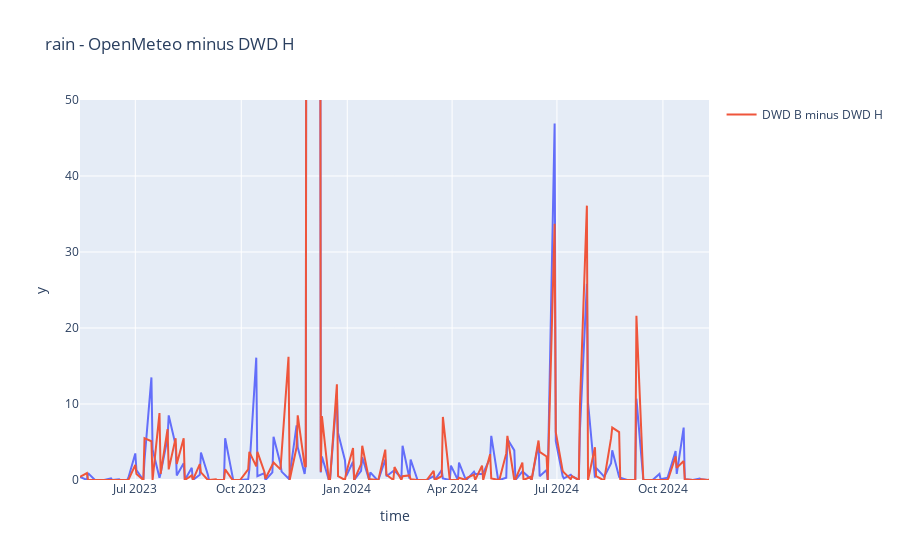
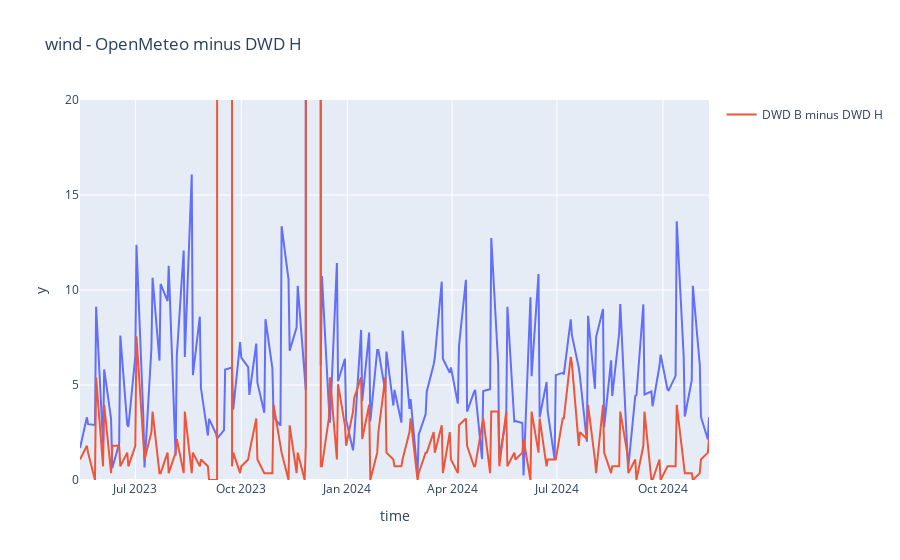
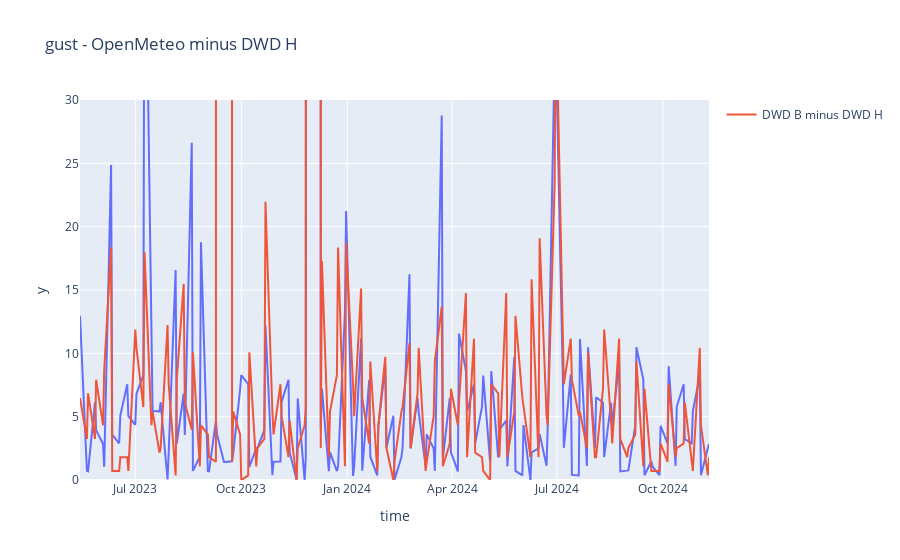
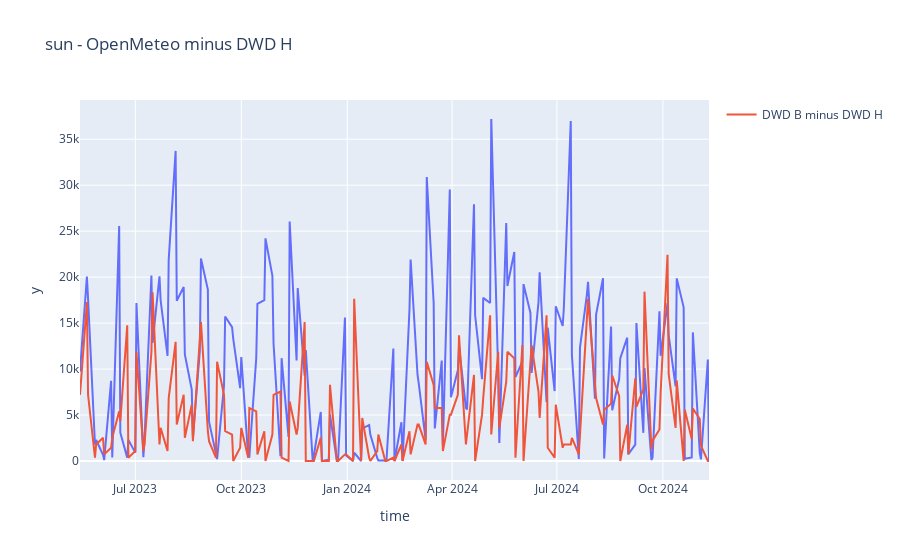

The cell these charts' notebook holds for them, in order:
### Markdown cell above
## Compared measured (DWD) and computed (OpenMeteo) daily data

* Especially the average wind and the sunny hours are systematically OVERESTIMATED by the OpenMeteo data
* For measure data the location Hannover <> Bremen does not seems to be as relevant

### Code cell
import numpy as np
import plotly.express as px

fig = px.line(merged_wetter, x="time", y=np.absolute(merged_wetter["rain"]-merged_wetter["RSK_x"]),title="rain - OpenMeteo minus DWD H")
fig.add_scatter(x=merged_wetter['time'], y=np.absolute(merged_wetter['RSK_y']-merged_wetter["RSK_x"]), name='DWD B minus DWD H')
fig.update_layout(yaxis_range=[0,50])
fig.show()

fig = px.line(merged_wetter, x="time", y=np.absolute(merged_wetter["wind"]-merged_wetter["dwd_wind"]),title="wind - OpenMeteo minus DWD H")
fig.add_scatter(x=merged_wetter['time'], y=np.absolute(merged_wetter['dwd_windB']-merged_wetter["dwd_wind"]), name='DWD B minus DWD H')
fig.update_layout(yaxis_range=[0,20])
fig.show()

fig = px.line(merged_wetter, x="time", y=np.absolute(merged_wetter["gust"]-merged_wetter["dwd_gust"]),title="gust - OpenMeteo minus DWD H")
fig.add_scatter(x=merged_wetter['time'], y=np.absolute(merged_wetter['dwd_gustB']-merged_wetter["dwd_gust"]), name='DWD B minus DWD H')
fig.update_layout(yaxis_range=[0,30])
fig.show()


fig = px.line(merged_wetter, x="time", y=np.absolute(merged_wetter["sun"]-merged_wetter["dwd_sun"]),title="sun - OpenMeteo minus DWD H")
fig.add_scatter(x=merged_wetter['time'], y=np.absolute(merged_wetter['dwd_sunB']-merged_wetter["dwd_sun"]), name='DWD B minus DWD H')
#fig.update_layout(yaxis_range=[-30,30])
fig.show()

### Figure 1 — Plotly figure (JSON) as saved in the notebook; plotly's stock layout.template omitted (floating-point values rounded to 4 significant figures; data arrays with more than 128 entries replaced by an {"elided": "..."} marker saying what was removed)
{"data": [{"hovertemplate": "time=%{x}<br>y=%{y}<extra></extra>", "legendgroup": "", "line": {"color": "#636efa", "dash": "solid"}, "marker": {"symbol": "circle"}, "mode": "lines", "name": "", "orientation": "v", "showlegend": false, "type": "scatter", "x": {"elided": "157 str values"}, "xaxis": "x", "y": {"elided": "157 float values"}, "yaxis": "y"}, {"name": "DWD B minus DWD H", "type": "scatter", "x": {"elided": "157 str values"}, "y": {"elided": "157 float values"}}], "layout": {"legend": {"tracegroupgap": 0}, "title": {"text": "rain - OpenMeteo minus DWD H"}, "xaxis": {"anchor": "y", "domain": [0, 1], "title": {"text": "time"}}, "yaxis": {"anchor": "x", "domain": [0, 1], "range": [0, 50], "title": {"text": "y"}}}}

### Figure 2 — Plotly figure (JSON) as saved in the notebook; plotly's stock layout.template omitted (floating-point values rounded to 4 significant figures; data arrays with more than 128 entries replaced by an {"elided": "..."} marker saying what was removed)
{"data": [{"hovertemplate": "time=%{x}<br>y=%{y}<extra></extra>", "legendgroup": "", "line": {"color": "#636efa", "dash": "solid"}, "marker": {"symbol": "circle"}, "mode": "lines", "name": "", "orientation": "v", "showlegend": false, "type": "scatter", "x": {"elided": "157 str values"}, "xaxis": "x", "y": {"elided": "157 float values"}, "yaxis": "y"}, {"name": "DWD B minus DWD H", "type": "scatter", "x": {"elided": "157 str values"}, "y": {"elided": "157 float values"}}], "layout": {"legend": {"tracegroupgap": 0}, "title": {"text": "wind - OpenMeteo minus DWD H"}, "xaxis": {"anchor": "y", "domain": [0, 1], "title": {"text": "time"}}, "yaxis": {"anchor": "x", "domain": [0, 1], "range": [0, 20], "title": {"text": "y"}}}}

### Figure 3 — Plotly figure (JSON) as saved in the notebook; plotly's stock layout.template omitted (floating-point values rounded to 4 significant figures; data arrays with more than 128 entries replaced by an {"elided": "..."} marker saying what was removed)
{"data": [{"hovertemplate": "time=%{x}<br>y=%{y}<extra></extra>", "legendgroup": "", "line": {"color": "#636efa", "dash": "solid"}, "marker": {"symbol": "circle"}, "mode": "lines", "name": "", "orientation": "v", "showlegend": false, "type": "scatter", "x": {"elided": "157 str values"}, "xaxis": "x", "y": {"elided": "157 float values"}, "yaxis": "y"}, {"name": "DWD B minus DWD H", "type": "scatter", "x": {"elided": "157 str values"}, "y": {"elided": "157 float values"}}], "layout": {"legend": {"tracegroupgap": 0}, "title": {"text": "gust - OpenMeteo minus DWD H"}, "xaxis": {"anchor": "y", "domain": [0, 1], "title": {"text": "time"}}, "yaxis": {"anchor": "x", "domain": [0, 1], "range": [0, 30], "title": {"text": "y"}}}}

### Figure 4 — Plotly figure (JSON) as saved in the notebook; plotly's stock layout.template omitted (floating-point values rounded to 4 significant figures; data arrays with more than 128 entries replaced by an {"elided": "..."} marker saying what was removed)
{"data": [{"hovertemplate": "time=%{x}<br>y=%{y}<extra></extra>", "legendgroup": "", "line": {"color": "#636efa", "dash": "solid"}, "marker": {"symbol": "circle"}, "mode": "lines", "name": "", "orientation": "v", "showlegend": false, "type": "scatter", "x": {"elided": "157 str values"}, "xaxis": "x", "y": {"elided": "157 float values"}, "yaxis": "y"}, {"name": "DWD B minus DWD H", "type": "scatter", "x": {"elided": "157 str values"}, "y": {"elided": "157 float values"}}], "layout": {"legend": {"tracegroupgap": 0}, "title": {"text": "sun - OpenMeteo minus DWD H"}, "xaxis": {"anchor": "y", "domain": [0, 1], "title": {"text": "time"}}, "yaxis": {"anchor": "x", "domain": [0, 1], "title": {"text": "y"}}}}
